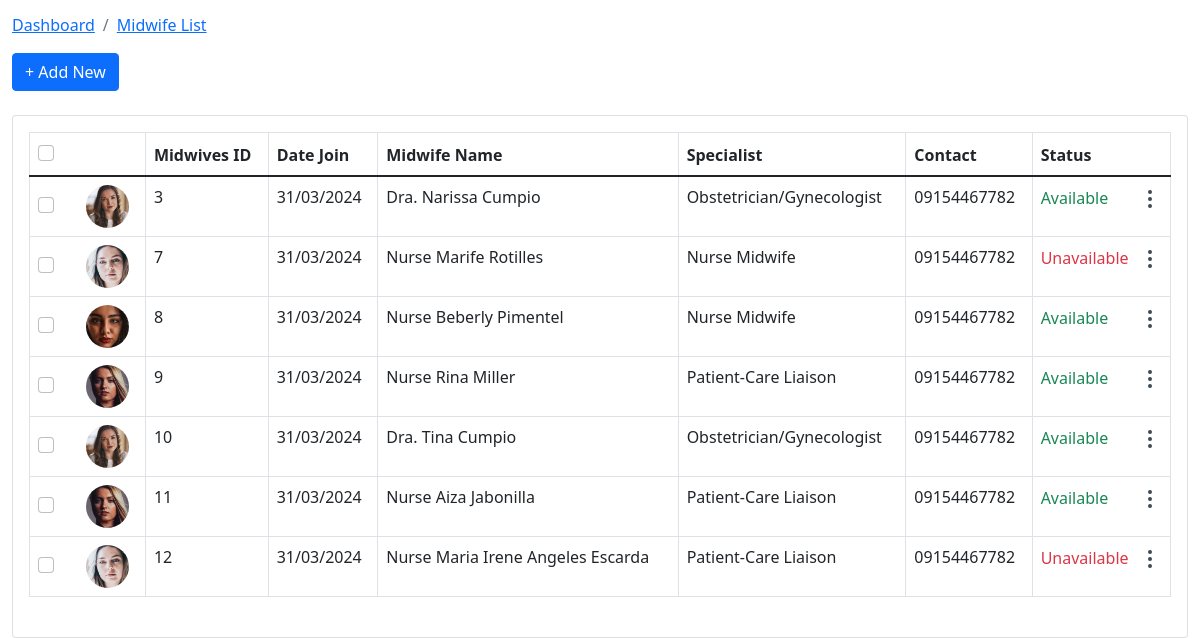
Page /admin/doctor_list.php (lower part) on the earlier database version.
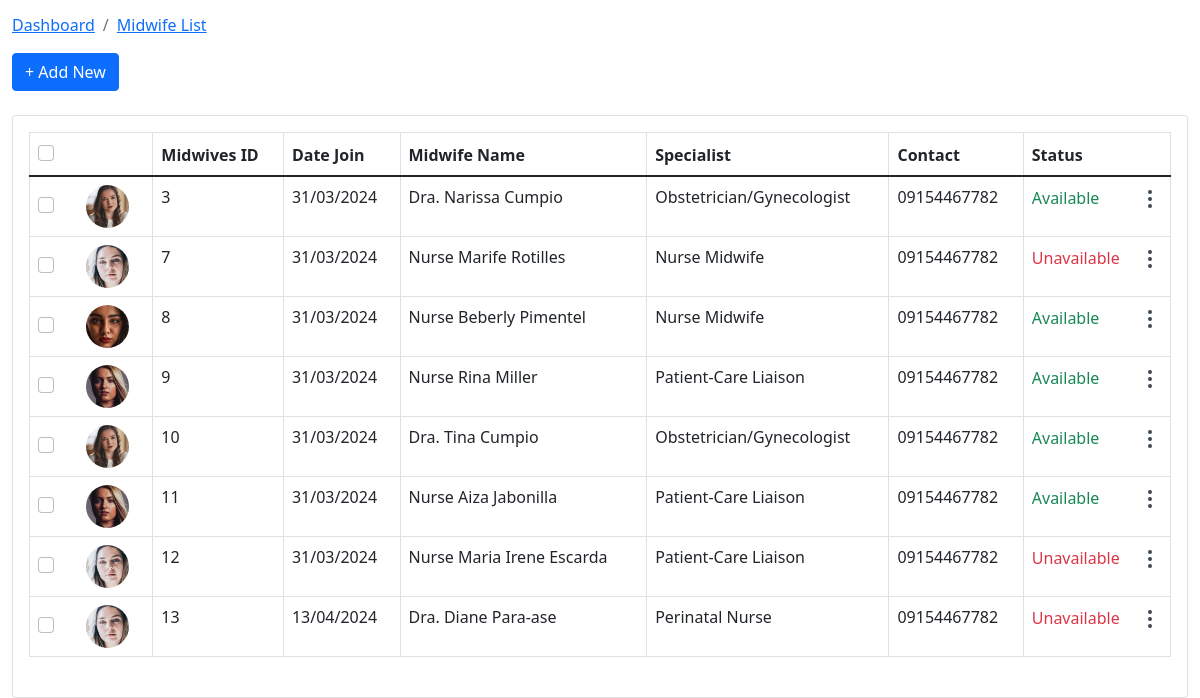
Same page on the later database version.
### tables this page shows
CREATE TABLE `doctors` (
  `DoctorID` int(11) NOT NULL AUTO_INCREMENT,
  `Title` varchar(10) NOT NULL,
  `FirstName` varchar(50) NOT NULL,
  `MiddleName` varchar(50) NOT NULL,
  `LastName` varchar(50) NOT NULL,
  `DateOfBirth` date NOT NULL,
  `Age` int(11) NOT NULL,
  `Gender` enum('Male','Female') NOT NULL,
  `Address` text NOT NULL,
  `Mobile` varchar(15) NOT NULL,
  `Email` varchar(100) NOT NULL,
  `Specialization` varchar(100) NOT NULL,
  `Status` enum('Available','Unavailable') NOT NULL,
  `JoinDate` date NOT NULL,
  `File` varchar(255) NOT NULL,
  PRIMARY KEY (`DoctorID`)
);

### admin/doctor_list.php (the view, shortened to what this page needs)
<!DOCTYPE html>
<html lang="en">
    <head>
		 <link href="https://eres.dexignzone.com/codeigniter/demo/public/assets/vendor/datatables/css/jquery.dataTables.min.css" rel="stylesheet" type="text/css"/>
		 <link href="https://eres.dexignzone.com/codeigniter/demo/public/assets/vendor/bootstrap-select/dist/css/bootstrap-select.min.css" rel="stylesheet" type="text/css"/>
    <link class="main-css" href="https://eres.dexignzone.com/codeigniter/demo/public/assets/css/style.css" rel="stylesheet" type="text/css"/>
	<link rel="stylesheet" href="https://cdnjs.cloudflare.com/ajax/libs/font-awesome/6.5.1/css/all.min.css" />
</head>
<body>
    <div id="main-wrapper">
				<?php
				include './template/header2.php';
				?>
<?php
include './template/sidebar.php';
?>
<div class="content-body">
	<div class="container-fluid">
		<div class="page-titles">
			<ol class="breadcrumb">
				<li class="breadcrumb-item"><a href="javascript:void(0)">Dashboard</a></li>
				<li class="breadcrumb-item  active"><a href="javascript:void(0)">Midwife List</a></li>
			</ol>
		</div>
		<div class="form-head d-flex mb-3 mb-md-4 align-items-start">
			<div class="me-auto d-lg-block">
				<a href="javascript:void(0);" class="btn btn-primary btn-rounded" data-bs-toggle="modal" data-bs-target="#doctorsModal">+ Add New</a>
			</div>
		</div>
		<div class="row">
			<div class="col-xl-12">
				<div class="card">
					<div class="card-body">
						<div class="table-responsive">
							<table id="example5" class="table shadow-hover doctor-list table-bordered mb-4 dataTablesCard fs-14">
								<thead>
									<tr>
										<th>
											<div class="checkbox align-self-center">
												<div class="form-check custom-checkbox ">
													<input type="checkbox" class="form-check-input" id="checkAll" required="">
												</div>
											</div>
										</th>
										<th>Midwives ID</th>
										<th>Date Join</th>
										<th>Midwife Name</th>
										<th>Specialist</th>
										<th>Contact</th>
										<th>Status</th>
									</tr>
								</thead>
								<tbody>
								<?php
									include_once "connection/conn.php";
									$sql = "SELECT * FROM doctors";
									$result = mysqli_query($conn, $sql);
									if (mysqli_num_rows($result) > 0) {
											while ($row = mysqli_fetch_assoc($result)) {
													echo "<tr>";
													echo '<td>
																	<div class="d-flex align-items-center">
																			<div class="checkbox text-end align-self-center">
																					<div class="form-check custom-checkbox">
																							<input type="checkbox" class="form-check-input" id="customCheckBox1">
																							<label class="form-check-label" for="customCheckBox1"></label>
																					</div>
																			</div>
																			<img alt="" src="' . $row['File'] . '" height="43" width="43" class="rounded-circle ms-4">
																	</div>
																</td>';
													echo '<td>' . $row['DoctorID'] . '</td>';
													echo '<td>' . date('d/m/Y', strtotime($row['JoinDate'])) . '</td>';
													echo '<td>' . $row['Title'] . ' ' . $row['FirstName'] . ' ' . $row['LastName'] . '</td>';
													echo '<td>' . $row['Specialization'] . '</td>';
													echo '<td><span class="font-w500">' . $row['Mobile'] . '</span></td>';
													echo "<td>
																	<div class='d-flex align-items-center'>
																			<span>" . getStatusBadge($row['Status']) . "</span>
																			<div class='dropdown ms-auto c-pointer text-end'>
																					<div class='btn-link' data-bs-toggle='dropdown'>
																							<svg width='24' height='24' viewBox='0 0 24 24' fill='none' xmlns='http://www.w3.org/2000/svg'>
																							<path d='M12 11C11.4477 11 11 11.4477 11 12C11 12.5523 11.4477 13 12 13C12.5523 13 13 12.5523 13 12C13 11.4477 12.5523 11 12 11Z' stroke='#3E4954' stroke-width='2' stroke-linecap='round' stroke-linejoin='round'/>
																							<path d='M12 18C11.4477 18 11 18.4477 11 19C11 19.5523 11.4477 20 12 20C12.5523 20 13 19.5523 13 19C13 18.4477 12.5523 18 12 18Z' stroke='#3E4954' stroke-width='2' stroke-linecap='round' stroke-linejoin='round'/>
																							<path d='M12 4C11.4477 4 11 4.44772 11 5C11 5.55228 11.4477 6 12 6C12.5523 6 13 5.55228 13 5C13 4.44772 12.5523 4 12 4Z' stroke='#3E4954' stroke-width='2' stroke-linecap='round' stroke-linejoin='round'/>
																							</svg>
																					</div>
																					<div class='dropdown-menu dropdown-menu-right'>
																							<a class='dropdown-item' href='javascript:void(0);' onclick='updateDoctorStatus(" . $row["DoctorID"] . ", \"Unavailable\")'>Unavailable</a>
																							<a class='dropdown-item' href='javascript:void(0);' onclick='updateDoctorStatus(" . $row["DoctorID"] . ", \"Available\")'>Available</a>
																							<a class='dropdown-item' href='javascript:void(0);' onclick='updateDoctorStatus(" . $row["DoctorID"] . ", \"Resigned\")'>Resigned</a>
																					</div>
																			</div>
																	</div>
																</td>";
													echo '</tr>';
											}
									} else {
											echo '<tr><td colspan="8">No doctors found.</td></tr>';
									}
									function getStatusBadge($status) {
											if ($status == 'Unavailable') {
													return "<span class='text-danger font-w600'>Unavailable</span>";
											} elseif ($status == 'Available') {
													return "<span class='text-success font-w600'>Available</span>";
											} else {
													return "<span class='font-w600'>" . $status . "</span>";
											}
									}
									?>
								</tbody>
							</table>
						</div>
					</div>
				</div>
			</div>
		</div>
	</div>
	</div>
</div>
</body>
</html>

### admin/template/header2.php (shortened to what this page needs)
<link href="https://stackpath.bootstrapcdn.com/bootstrap/5.1.3/css/bootstrap.min.css" rel="stylesheet">

### admin/template/sidebar.php (shortened to what this page needs)
<head>
    <link rel="stylesheet" href="https://cdnjs.cloudflare.com/ajax/libs/font-awesome/6.0.0-beta3/css/all.min.css">
</head>

Differences in the rows shown:
changed doctors "Escarda": FirstName "Maria Irene Angeles" → "Maria Irene"
added doctors: File (picture), DoctorID "13", JoinDate "13/04/2024", Title "Dra.", FirstName "Diane", LastName "Para-ase", Specialization "Perinatal Nurse", Mobile "09154467782", Status "Unavailable"
